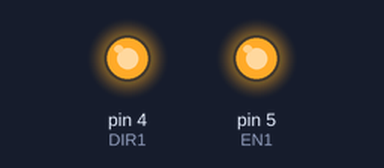
A sketch run on a simulated Arduino Uno, built with avr-gcc and run on an emulated ATmega328P. On the bench: output pins drawn as LEDs (lit = HIGH).

Above: at 0.1 s.
At 16.1 s:
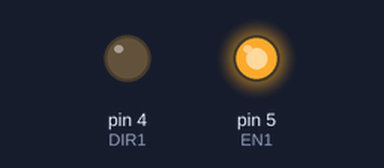
At 26.1 s:
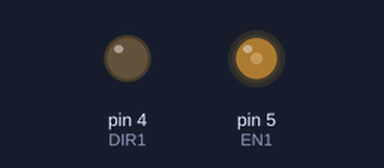
At 37.1 s:
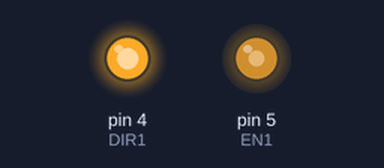
Timing chart, 0 to 38.6 s (numbered marks = the images above):
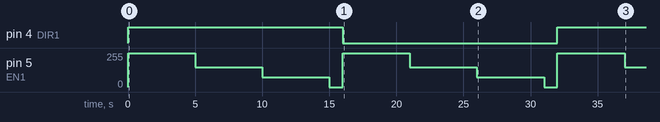

Measured:
- by itself, pin 4 (DIR1): LOW → HIGH at 0.00 s, → LOW 16.0 s later, → HIGH 16.0 s later
- by itself, pin 5 (EN1): repeats every 16.0 s: 150/255 5.0 s, 75/255 5.0 s, 0/255 1.0 s, 255/255 5.0 s

The sketch:

step4.exp5.ino
```cpp
const int EN1  = 5; // PWM pin for speed control
const int DIR1 = 4; // Digital pin for direction control

void setup() {
  pinMode(EN1, OUTPUT);
  pinMode(DIR1, OUTPUT);
}

void loop() {
  // --- FORWARD DIRECTION ---
  digitalWrite(DIR1, HIGH);

  analogWrite(EN1, 255); // Forward: PWM 255
  delay(5000);

  analogWrite(EN1, 150); // Forward: PWM 150
  delay(5000);

  analogWrite(EN1, 75);  // Forward: PWM 75
  delay(5000);

  // Brief stop before reversing
  analogWrite(EN1, 0);
  delay(1000);

  // --- REVERSE DIRECTION ---
  digitalWrite(DIR1, LOW);

  analogWrite(EN1, 255); // Reverse: PWM 255
  delay(5000);

  analogWrite(EN1, 150); // Reverse: PWM 150
  delay(5000);

  analogWrite(EN1, 75);  // Reverse: PWM 75
  delay(5000);

  // Brief stop before repeating loop
  analogWrite(EN1, 0);
  delay(1000);
}
```
